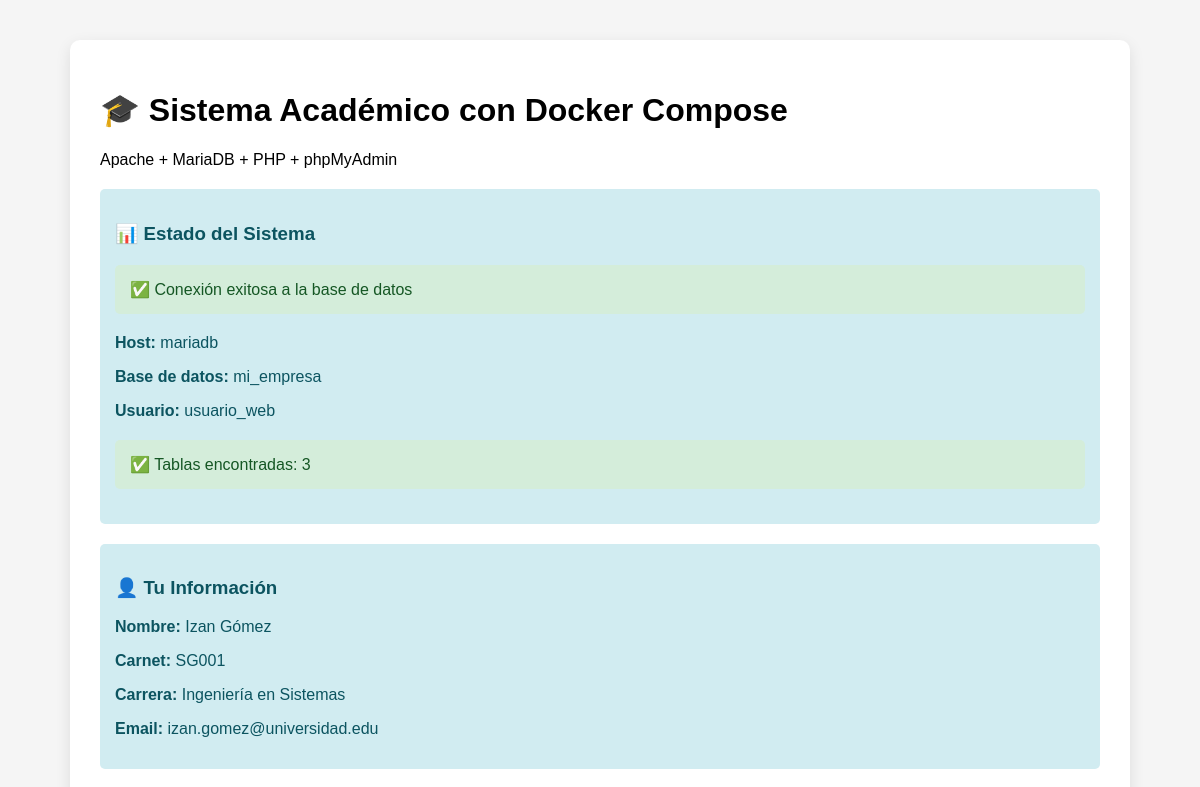
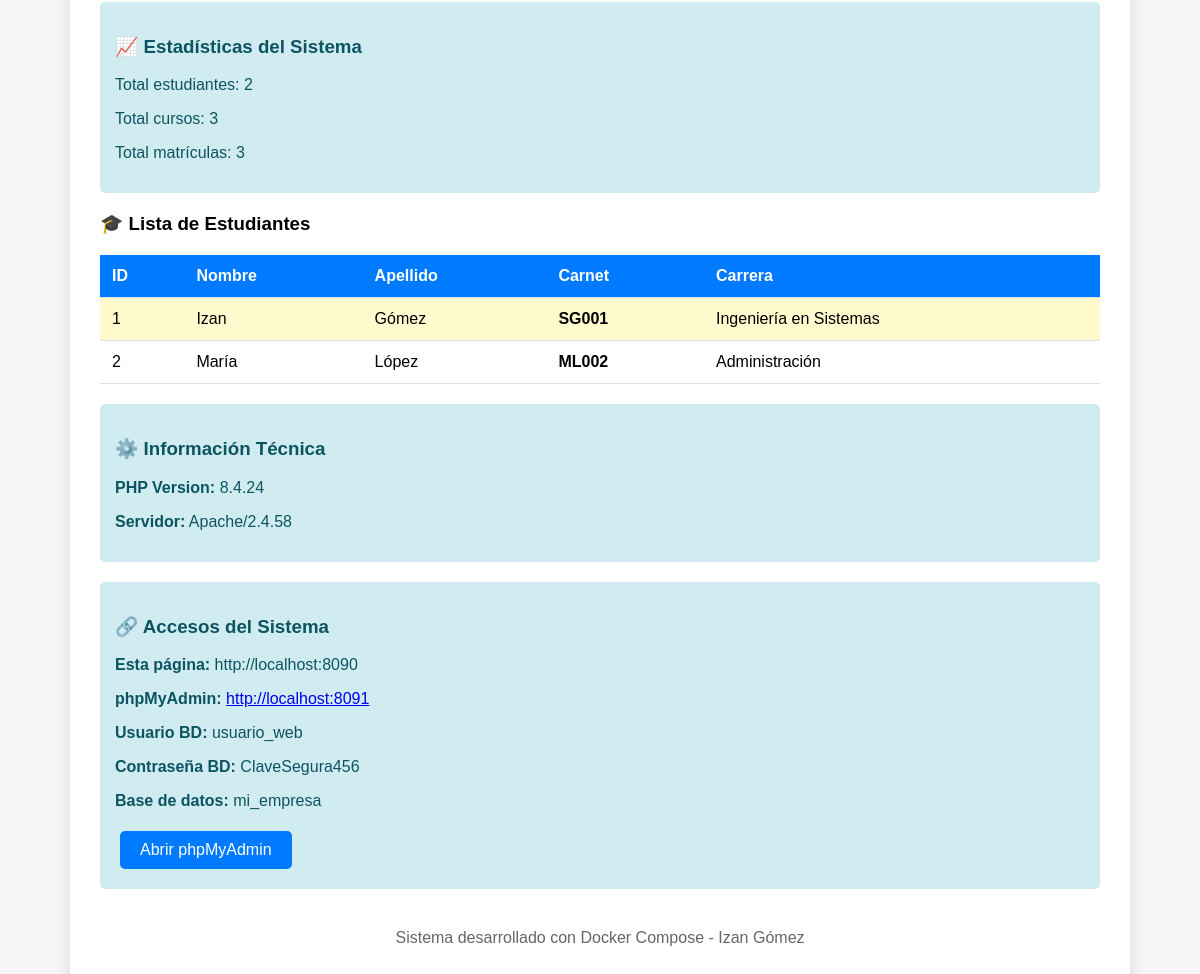
The page / on the database its author committed (2 pictures, top to bottom).
### tables this page shows
CREATE TABLE estudiantes (
    id INT AUTO_INCREMENT PRIMARY KEY,
    nombre VARCHAR(100) NOT NULL,
    apellido VARCHAR(100) NOT NULL,
    carnet VARCHAR(20) UNIQUE NOT NULL,
    carrera VARCHAR(100),
    email VARCHAR(150) UNIQUE NOT NULL,
    fecha_registro TIMESTAMP DEFAULT CURRENT_TIMESTAMP
);

### html/index.php (the view, shortened to what this page needs)
<?php
$host = 'mariadb';
$db   = 'mi_empresa';
$user = 'usuario_web';
$pass = 'ClaveSegura456';
$charset = 'utf8mb4';
$options = [
    PDO::ATTR_ERRMODE            => PDO::ERRMODE_EXCEPTION,
    PDO::ATTR_DEFAULT_FETCH_MODE => PDO::FETCH_ASSOC,
    PDO::ATTR_EMULATE_PREPARES   => false,
];
try {
    $dsn = "mysql:host=$host;dbname=$db;charset=$charset";
    $pdo = new PDO($dsn, $user, $pass, $options);
    $conexion_ok = true;
    $error_msg = '';
} catch (\PDOException $e) {
    $conexion_ok = false;
    $error_msg = $e->getMessage();
    $pdo = null;
}
?>
<!DOCTYPE html>
<html lang="es">
<head>
</head>
<body>
    <div class="container">
        <h1>🎓 Sistema Académico con Docker Compose</h1>
        <p>Apache + MariaDB + PHP + phpMyAdmin</p>
        <div class="info">
            <h3>📊 Estado del Sistema</h3>
            <?php if ($conexion_ok): ?>
                <p class="success">✅ Conexión exitosa a la base de datos</p>
                <p><strong>Host:</strong> <?php echo $host; ?></p>
                <p><strong>Base de datos:</strong> <?php echo $db; ?></p>
                <p><strong>Usuario:</strong> <?php echo $user; ?></p>
                <?php
                try {
                    $tables = $pdo->query("SHOW TABLES")->fetchAll(PDO::FETCH_COLUMN);
                    if (count($tables) > 0) {
                        echo "<p class='success'>✅ Tablas encontradas: " . count($tables) . "</p>";
                    } else {
                        echo "<p class='warning'>⚠️ Base de datos vacía. Las tablas no se crearon.</p>";
                    }
                } catch (PDOException $e) {
                    echo "<p class='error'>❌ Error al verificar tablas: " . $e->getMessage() . "</p>";
                }
                ?>
            <?php else: ?>
                <p class="error">❌ Error de conexión: <?php echo $error_msg; ?></p>
            <?php endif; ?>
        </div>
        <?php if ($conexion_ok): ?>
        <?php
        $tablas_necesarias = ['estudiantes', 'cursos', 'matriculas'];
        $tablas_faltantes = [];
        foreach ($tablas_necesarias as $tabla) {
            try {
                $pdo->query("SELECT 1 FROM $tabla LIMIT 1");
            } catch (PDOException $e) {
                $tablas_faltantes[] = $tabla;
            }
        }
        if (!empty($tablas_faltantes)): ?>
        <div class="warning">
            <h3>⚠️ Tablas faltantes</h3>
            <p>Las siguientes tablas no existen: <?php echo implode(', ', $tablas_faltantes); ?></p>
            <a href="crear-tablas.php" class="btn">Crear tablas automáticamente</a>
        </div>
        <?php else: ?>
        <div class="info">
            <h3>👤 Tu Información</h3>
            <?php
            try {
                $stmt = $pdo->query("SELECT * FROM estudiantes WHERE carnet = 'SG001'");
                $tu_info = $stmt->fetch();
                if ($tu_info):
            ?>
            <p><strong>Nombre:</strong> <?php echo htmlspecialchars($tu_info['nombre'] . ' ' . $tu_info['apellido']); ?></p>
            <p><strong>Carnet:</strong> <?php echo htmlspecialchars($tu_info['carnet']); ?></p>
            <p><strong>Carrera:</strong> <?php echo htmlspecialchars($tu_info['carrera']); ?></p>
            <p><strong>Email:</strong> <?php echo htmlspecialchars($tu_info['email']); ?></p>
            <?php
                else:
                    echo "<p>No se encontró tu información en la base de datos.</p>";
                endif;
            } catch (PDOException $e) {
                echo "<p class='error'>Error al obtener tu información: " . $e->getMessage() . "</p>";
            }
            ?>
        </div>
        <div class="info">
            <h3>📈 Estadísticas del Sistema</h3>
            <?php
            try {
                $estudiantes = $pdo->query("SELECT COUNT(*) as total FROM estudiantes")->fetch()['total'];
                echo "<p>Total estudiantes: $estudiantes</p>";
                $cursos = $pdo->query("SELECT COUNT(*) as total FROM cursos")->fetch()['total'];
                echo "<p>Total cursos: $cursos</p>";
                $matriculas = $pdo->query("SELECT COUNT(*) as total FROM matriculas")->fetch()['total'];
                echo "<p>Total matrículas: $matriculas</p>";
            } catch (PDOException $e) {
                echo "<p class='error'>Error en estadísticas: " . $e->getMessage() . "</p>";
            }
            ?>
        </div>
        <h3>🎓 Lista de Estudiantes</h3>
        <?php
        try {
            $stmt = $pdo->query("SELECT * FROM estudiantes ORDER BY apellido");
            if ($stmt->rowCount() > 0):
        ?>
        <table>
            <tr>
                <th>ID</th>
                <th>Nombre</th>
                <th>Apellido</th>
                <th>Carnet</th>
                <th>Carrera</th>
            </tr>
            <?php while ($row = $stmt->fetch()): ?>
            <tr <?php echo ($row['carnet'] == 'SG001') ? 'style="background: #fffacd;"' : ''; ?>>
                <td><?php echo $row['id']; ?></td>
                <td><?php echo htmlspecialchars($row['nombre']); ?></td>
                <td><?php echo htmlspecialchars($row['apellido']); ?></td>
                <td><strong><?php echo htmlspecialchars($row['carnet']); ?></strong></td>
                <td><?php echo htmlspecialchars($row['carrera']); ?></td>
            </tr>
            <?php endwhile; ?>
        </table>
        <?php
            else:
                echo "<p>No hay estudiantes registrados.</p>";
            endif;
        } catch (PDOException $e) {
            echo "<p class='error'>Error al listar estudiantes: " . $e->getMessage() . "</p>";
        }
        ?>
        <?php endif;  ?>
        <div class="info">
            <h3>⚙️ Información Técnica</h3>
            <p><strong>PHP Version:</strong> <?php echo phpversion(); ?></p>
            <p><strong>Servidor:</strong> <?php echo $_SERVER['SERVER_SOFTWARE']; ?></p>
        </div>
        <?php
        endif;
        ?>
        <div class="info">
            <h3>🔗 Accesos del Sistema</h3>
            <p><strong>Esta página:</strong> http://localhost:8090</p>
            <p><strong>phpMyAdmin:</strong> <a href="http://localhost:8091" target="_blank">http://localhost:8091</a></p>
            <p><strong>Usuario BD:</strong> usuario_web</p>
            <p><strong>Contraseña BD:</strong> ClaveSegura456</p>
            <p><strong>Base de datos:</strong> mi_empresa</p>
            <a href="http://localhost:8091" class="btn" target="_blank">Abrir phpMyAdmin</a>
        </div>
        <footer style="text-align: center; margin-top: 40px; color: #666;">
            <p>Sistema desarrollado con Docker Compose - Izan Gómez</p>
        </footer>
    </div>
</body>
</html>

### html/index.php (style rules this page uses)
body { font-family: Arial, sans-serif; margin: 40px; background: #f5f5f5; }
.container { max-width: 1000px; margin: 0 auto; background: white; padding: 30px; border-radius: 10px; box-shadow: 0 5px 15px rgba(0,0,0,0.1); }
.success { background: #d4edda; color: #155724; padding: 15px; border-radius: 5px; margin: 20px 0; }
.info { background: #d1ecf1; color: #0c5460; padding: 15px; border-radius: 5px; margin: 20px 0; }
table { width: 100%; border-collapse: collapse; margin: 20px 0; }
th, td { padding: 12px; text-align: left; border-bottom: 1px solid #ddd; }
th { background: #007bff; color: white; }
.btn { display: inline-block; padding: 10px 20px; background: #007bff; color: white; text-decoration: none; border-radius: 5px; margin: 5px; }

### rows shown on the page
estudiantes: nombre+apellido "Izan Gómez", carnet "SG001", carrera "Ingeniería en Sistemas", email "izan.gomez@universidad.edu", id "1", nombre "Izan", apellido "Gómez"
estudiantes: id "2", nombre "María", apellido "López", carnet "ML002", carrera "Administración"

### other values the page prints
$host "mariadb"
$db "mi_empresa"
$user "usuario_web"
count($tables) "3"
$estudiantes "2"
$cursos "3"
$matriculas "3"
phpversion() "8.4.24"
$_SERVER['SERVER_SOFTWARE'] "Apache/2.4.58"
